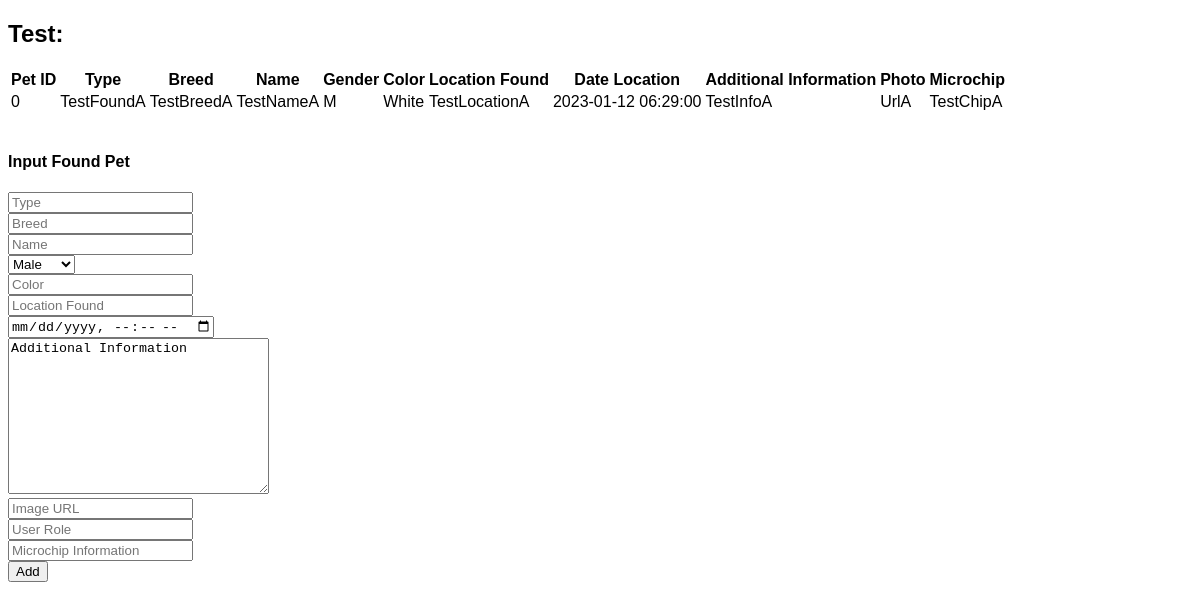
The page /Found.php on the database its author committed.
### tables this page shows
CREATE TABLE `found_pets` (
  `Find_Pets_id` int(11) NOT NULL,
  `Type` varchar(25) NOT NULL,
  `Breed` varchar(25) NOT NULL,
  `Name` varchar(25) NOT NULL,
  `Gender` char(1) NOT NULL,
  `Color` varchar(25) NOT NULL,
  `Location_Found` varchar(40) NOT NULL,
  `DateTime_Found` datetime NOT NULL,
  `Microchip` varchar(25) NOT NULL,
  `Additional_Information` varchar(1000) NOT NULL,
  `Upload_Photo` varchar(1000) NOT NULL,
  `Roles_Found_Pets` varchar(25) NOT NULL
);

### Found.php (the view, shortened to what this page needs)
<!DOCTYPE html>
<html lang="en">
<head>
</head>
<body>
    <h2>Test:</h2>
    <?php
    require_once 'Config.php';
    $sql = "SELECT * FROM found_pets";
    if ($result = $mysqli->query($sql)) {
        if ($result->num_rows < 1) {
            echo '<div class="alert alert-danger"><em>No records were found.</em></div>';
        } else {
            echo '<table>';
            echo "<thead>";
            echo "<tr>";
            echo '<th>Pet ID</th>';
            echo "<th>Type</th>";
            echo "<th>Breed</th>";
            echo "<th>Name</th>";
            echo "<th>Gender</th>";
            echo "<th>Color</th>";
            echo "<th>Location Found</th>";
            echo "<th>Date Location</th>";
            echo "<th>Additional Information</th>";
            echo "<th>Photo</th>";
            echo "<th>Microchip</th>";
            echo "</tr>";
            echo "</thead>";
            echo "<tbody>";
            while ($row = $result->fetch_array()) {
                echo "<tr>";
                echo "<td>" . $row['Find_Pets_id'] . "</td>";
                echo "<td>" . $row['Type'] . "</td>";
                echo "<td>" . $row['Breed'] . "</td>";
                echo "<td>" . $row['Name'] . "</td>";
                echo "<td>" . $row['Gender'] . "</td>";
                echo "<td>" . $row['Color'] . "</td>";
                echo "<td>" . $row['Location_Found'] . "</td>";
                echo "<td>" . $row['DateTime_Found'] . "</td>";
                echo "<td>" . $row['Additional_Information'] . "</td>";
                echo "<td>" . $row['Upload_Photo'] . "</td>";
                echo "<td>" . $row['Microchip'] . "</td>";
                echo "</tr>";
            }
            echo "</tbody>";
            echo "</table>";
        }
    } else {
        echo "Oops! Something went wrong. Please try again later.";
    }
    ?>
    <div class="form-container" id="form-container-2">
        <form action="addFoundPet.php" method="post">
            <h4>Input Found Pet</h4>
            <input type="text" placeholder="Type" name="Type" required></br>
            <input type="text" placeholder="Breed" name="Breed" required></br>
            <input type="text" placeholder="Name" name="Name" required></br>
            <select placeholder="Gender" name="Gender" required>
                <option value="M">Male</option>
            </select></br>
            <input type="text" placeholder="Color" name="Color" required></br>
            <input type="text" placeholder="Location Found" name="Location_Found" required></br>
            <input type="datetime-local" placeholder="Time Found" name="Date_Found" required></br>
            <textarea name="Additional_Information" rows="10" cols="30" required>Additional Information</textarea></br>
            <input type="text" placeholder="Image URL" name="Upload_Photo" required></br>
            <input type="text" placeholder="User Role" name="Roles_Found_Pets" required></br>
            <input type="text" placeholder="Microchip Information" name="Microchip" required></br>
            <input type="submit" name="submit" value="Add" class="form-btn"></br>
        </form>
    </div>
</body>

### Found.php (style rules this page uses)
body { margin: 5; background-color: #FFFFFF; font-family: 'Trebuchet MS', 'Lucida Sans Unicode', 'Lucida Grande', 'Lucida Sans', Arial, sans-serif; }
#form-container-2 { width: 400px; }

### rows shown on the page
found_pets: Find_Pets_id "0", Type "TestFoundA", Breed "TestBreedA", Name "TestNameA", Gender "M", Color "White", Location_Found "TestLocationA", DateTime_Found "2023-01-12 06:29:00", Additional_Information "TestInfoA", Upload_Photo "UrlA", Microchip "TestChipA"
